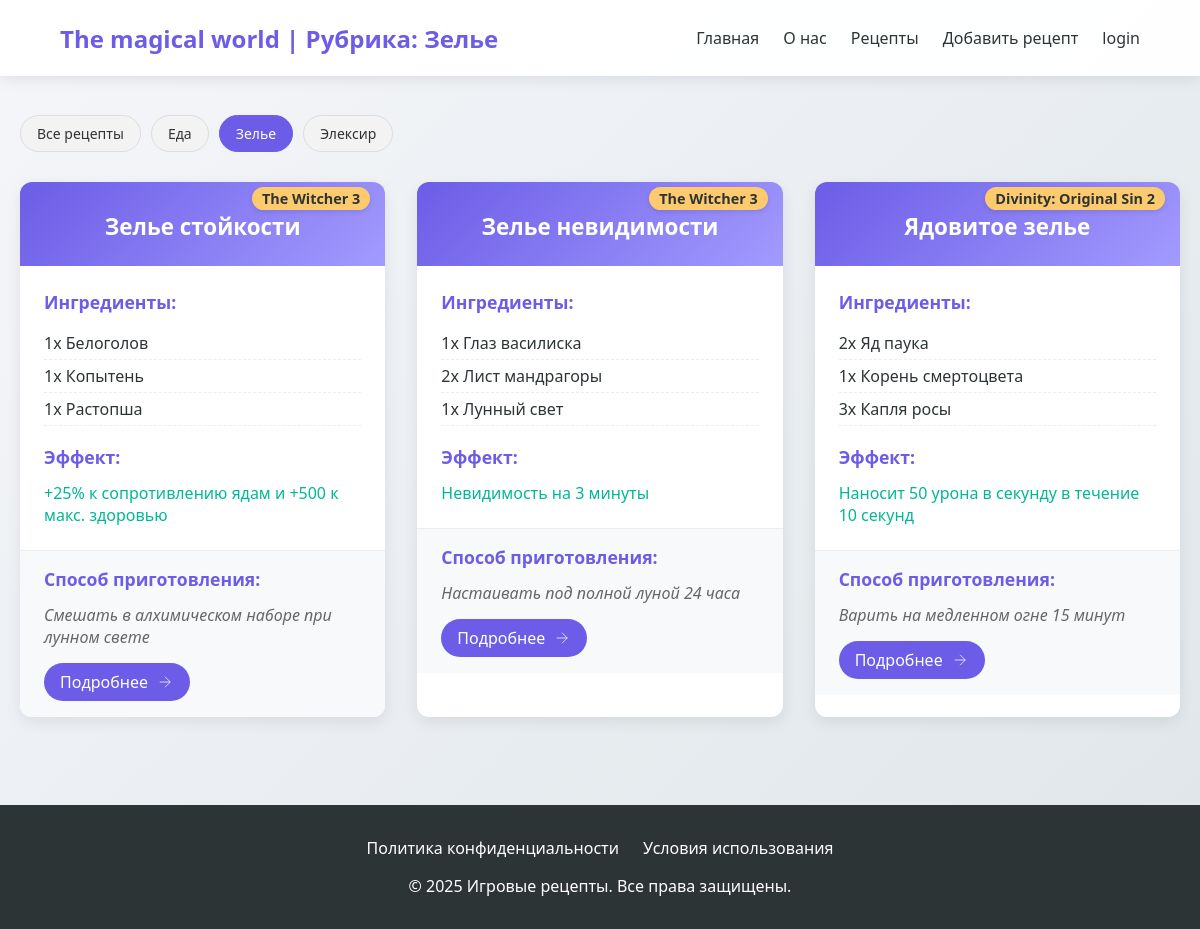
The app's page /category/Zelie/ with its own data.
### star/models.py (models this page shows, shortened)
class Category(models.Model):
    name = models.CharField(max_length=255, db_index=True, verbose_name = 'Категория')
    slug = models.SlugField(max_length=100, unique=True, db_index=True)
    class Meta:
        verbose_name = 'Категории'
        verbose_name_plural = 'Категории'
    def get_absolute_url(self):
         return reverse('category', kwargs = {'cat_slug' : self.slug})

class recipe(models.Model):
    title = models.CharField(max_length = 255, verbose_name = 'Название')
    slug = models.SlugField(max_length = 255, unique = True, db_index = True, verbose_name = 'slug')
    game = models.CharField(max_length = 255, verbose_name = 'Название игры')
    ingredients = models.JSONField(default =list, blank = True, verbose_name = 'Ингредиенты')
    effect = models.CharField(max_length = 255, verbose_name = 'Эффект')
    preparation = models.CharField(max_length = 255, verbose_name = 'Способ приготовления')
    time_create = models.DateTimeField(auto_now_add = True, verbose_name = 'Время создания')
    time_update = models.DateTimeField(auto_now = True, verbose_name = 'Время изменение')
    cat = models.ForeignKey('Category', on_delete = models.PROTECT, verbose_name = 'Категория')
    class Meta:
        verbose_name = 'Лучшие рецепты'
        verbose_name_plural = 'Лучшие рецепты'
        ordering = ['time_create']
        indexes = [
            models.Index(fields = ['time_create'])
        ]
    def get_absolute_url(self):
         return reverse('recipe', kwargs = {'recipe_slug' : self.slug})

### star/views.py (the view)
# urls.py: path('category/<slug:cat_slug>/', views.show_category, name='category'),
def show_category(request, cat_slug):
    category = get_object_or_404(Category, slug=cat_slug)
    recipes = recipe.objects.filter(cat=category)
    context = {
        'recipes': recipes,
        'categories': Category.objects.all(),
        'cat_selected': category.pk,
        'title': f'Рубрика: {category.name}',
    }
    return render(request, 'star/catalog.html', context)

### star/templates/star/catalog.html (shortened to what this page needs)
{% extends 'star/base.html' %}
{% load static %}
{% block content %}
<section class="recipes-section">
    <link type="text/css" href="{% static 'star/css/catalog.css' %}" rel="stylesheet">
    <div class="category-filter">
        <div class="category-buttons">
            <a href="{% url 'all_recipes' %}" class="category-btn {% if not cat_selected %}active{% endif %}">
                Все рецепты
            </a>
            {% for category in categories %}
            <a href="{{ category.get_absolute_url }}"
                class="category-btn {% if category.pk == cat_selected %}active{% endif %}">
                {{ category.name }}
            </a>
            {% endfor %}
        </div>
    </div>
    <div class="recipes-grid">
        {% for recipe in recipes %}
        <div class="recipe-card">
            <div class="recipe-header">
                <h2>{{ recipe.title }}</h2>
                <span class="game-badge">{{ recipe.game }}</span>
            </div>
            <div class="recipe-content">
                <div class="ingredients">
                    <h3>Ингредиенты:</h3>
                    <ul>
                        {% for ingredient in recipe.ingredients %}
                        <li>{{ ingredient }}</li>
                        {% endfor %}
                    </ul>
                </div>
                <div class="recipe-effects">
                    <h3>Эффект:</h3>
                    <p>{{ recipe.effect }}</p>
                </div>
            </div>
            <div class="recipe-footer">
                <div class="preparation">
                    <h3>Способ приготовления:</h3>
                    <p>{{ recipe.preparation }}</p>
                    <a href="{{ recipe.get_absolute_url }}" class="details-btn">
                        <span>Подробнее</span>
                        <svg width="18" height="18" viewBox="0 0 24 24" fill="none" stroke="currentColor">
                            <path d="M5 12h14M12 5l7 7-7 7"/>
                        </svg>
                    </a>
                </div>
            </div>
        </div>
        {% endfor %}
    </div>
</section>
{% endblock %}

### star/static/star/css/style.css (style rules this page uses)
:root { --primary: #6c5ce7; --secondary: #a29bfe; --dark: #2d3436; --light: #f5f6fa; --success: #00b894; --warning: #fdcb6e; --danger: #d63031; }
* { margin: 0; padding: 0; box-sizing: border-box; font-family: 'Segoe UI', Tahoma, Geneva, Verdana, sans-serif; }
body { background: linear-gradient(135deg, var(--light), #dfe6e9); min-height: 100vh; color: var(--dark); }
.recipes-grid { display: grid; grid-template-columns: repeat(auto-fill, minmax(350px, 1fr)); gap: 2rem; }
.recipe-card { background: white; border-radius: 12px; overflow: hidden; box-shadow: 0 5px 15px rgba(0, 0, 0, 0.08); transition: transform 0.3s ease, box-shadow 0.3s ease; }
.recipe-header { padding: 1.5rem; background: linear-gradient(135deg, var(--primary), var(--secondary)); color: white; position: relative; }
.game-badge { position: absolute; top: -10px; right: 15px; background: var(--warning); color: var(--dark); padding: 3px 10px; border-radius: 20px; font-size: 0.8rem; font-weight: 600; }
.recipe-header h2 { font-size: 1.4rem; margin-top: 5px; }
.recipe-content { padding: 1.5rem; }
.ingredients h3, .recipe-effects h3, .preparation h3 { font-size: 1.1rem; margin-bottom: 0.8rem; color: var(--primary); }
.ingredients ul { list-style-type: none; margin-bottom: 1.2rem; }
.ingredients li { padding: 5px 0; border-bottom: 1px dashed #eee; }
.recipe-effects p { color: var(--success); font-weight: 500; }
.recipe-footer { padding: 1rem 1.5rem; background: #f8f9fa; border-top: 1px solid #eee; }
.preparation p { font-style: italic; color: #666; }

### star/static/star/css/catalog.css (style rules this page uses)
.details-btn { display: inline-flex; align-items: center; gap: 8px; padding: 8px 16px; background: var(--primary); color: white; border-radius: 50px; text-decoration: none; font-weight: 500; transition: all 0.3s ease; margin-top: 15px; }
.game-badge { display: inline-block; background: var(--warning); color: var(--dark); padding: 2px 10px; border-radius: 13px; font-size: 0.9rem; font-weight: 600; margin-top: 15px; box-shadow: 0 2px 5px rgba(0,0,0,0.1); transition: all 0.3s ease; }
.recipe-header { padding: 1.5rem; text-align: center; }
.recipe-header h2 { margin-bottom: 0; padding-bottom: 0; }

### star/templates/star/catalog.html (style rules this page uses)
.category-filter { margin-bottom: 30px; }
.category-buttons { display: flex; flex-wrap: wrap; gap: 10px; margin-top: 15px; }
.category-btn { padding: 8px 16px; background: #f3f3f3; border-radius: 20px; color: #333; text-decoration: none; font-size: 14px; transition: all 0.3s ease; border: 1px solid #ddd; }
.category-btn.active { background: #6c5ce7; color: white; border-color: #6c5ce7; }

### records on screen
Category: name "Еда"
Category: name "Зелье"
Category: name "Элексир"
recipe: title "Зелье стойкости", game "The Witcher 3", ingredients "1x Белоголов" "1x Копытень" "1x Растопша", effect "+25% к сопротивлению ядам и +500 к макс. здоровью", preparation "Смешать в алхимическом наборе при лунном свете"
recipe: title "Зелье невидимости", game "The Witcher 3", ingredients "1x Глаз василиска" "2x Лист мандрагоры" "1x Лунный свет", effect "Невидимость на 3 минуты", preparation "Настаивать под полной луной 24 часа"
recipe: title "Ядовитое зелье", game "Divinity: Original Sin 2", ingredients "2x Яд паука" "1x Корень смертоцвета" "3x Капля росы", effect "Наносит 50 урона в секунду в течение 10 секунд", preparation "Варить на медленном огне 15 минут"

### other values on screen
{{ title }} "Рубрика: Зелье"
